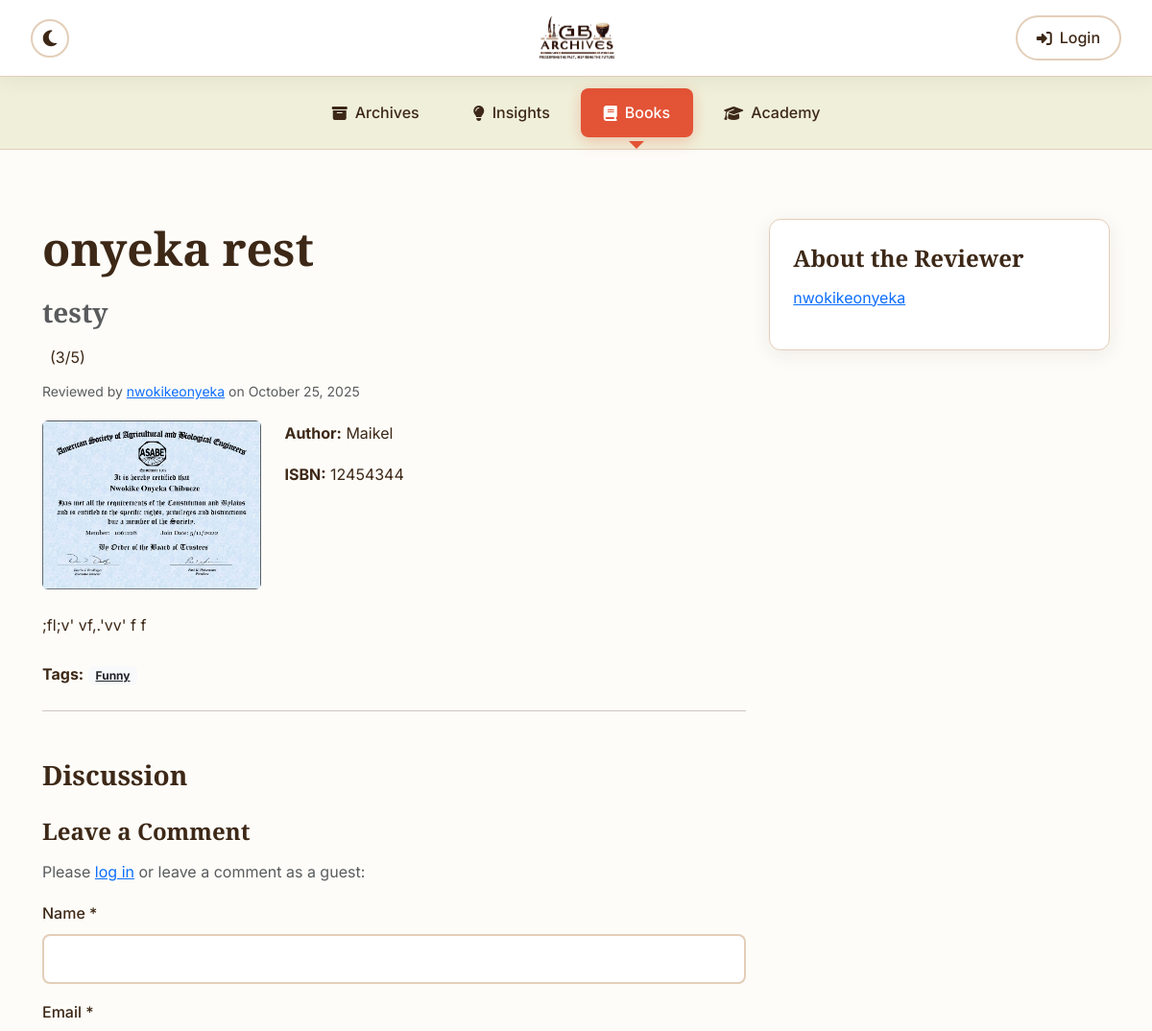
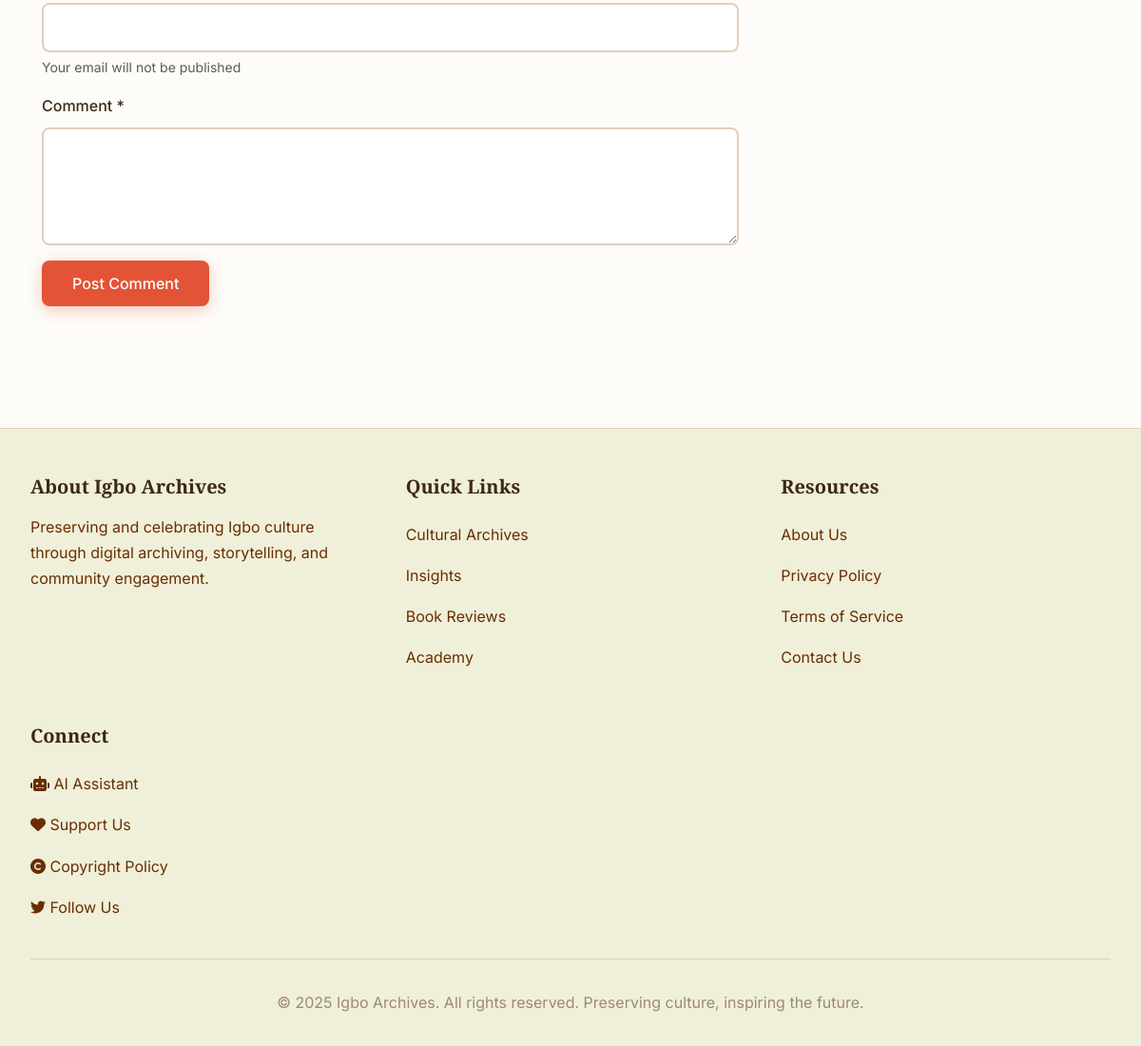
Page /books/onyeka-rest/ on the committed database (2 pictures, top to bottom).
### books/models.py (models this page shows, shortened)
class BookReview(models.Model):
    RATING_CHOICES = [(i, str(i)) for i in range(1, 6)]
    book_title = models.CharField(max_length=255)
    author = models.CharField(max_length=255)
    isbn = models.CharField(max_length=20, blank=True)
    review_title = models.CharField(max_length=255)
    slug = models.SlugField(unique=True)
    content = CKEditor5Field('Review Content', config_name='extends')
    rating = models.IntegerField(choices=RATING_CHOICES)
    cover_image = models.ImageField(upload_to='book_covers/', blank=True, null=True)
    reviewer = models.ForeignKey(User, on_delete=models.CASCADE, related_name='book_reviews')
    created_at = models.DateTimeField(auto_now_add=True)
    updated_at = models.DateTimeField(auto_now=True)
    is_published = models.BooleanField(default=False)
    tags = TaggableManager()
    class Meta:
        ordering = ['-created_at']

### users/models.py (models this page shows, shortened)
class CustomUser(AbstractUser):
    full_name = models.CharField(max_length=200, blank=True)
    bio = models.TextField(blank=True)
    profile_picture = models.ImageField(upload_to='profile_pictures/', blank=True, null=True)
    social_links = models.JSONField(default=dict, blank=True)

### books/views.py (the view)
# urls.py: path('<slug:slug>/', views.book_detail, name='detail'),
def book_detail(request, slug):
    review = get_object_or_404(BookReview, slug=slug, is_published=True)
    return render(request, 'books/detail.html', {'review': review})

### core/context_processors.py (called while the page is built)
def pwa_settings(request):
    return {
        'VAPID_PUBLIC_KEY': getattr(settings, 'VAPID_PUBLIC_KEY', ''),
    }

def monetization_settings(request):
    return {
        'ENABLE_ADSENSE': getattr(settings, 'ENABLE_ADSENSE', False),
        'GOOGLE_ADSENSE_CLIENT_ID': getattr(settings, 'GOOGLE_ADSENSE_CLIENT_ID', ''),
        'ENABLE_DONATIONS': getattr(settings, 'ENABLE_DONATIONS', False),
        'STRIPE_PUBLIC_KEY': getattr(settings, 'STRIPE_PUBLIC_KEY', ''),
    }

### books/templates/books/detail.html (shortened to what this page needs)
{% extends 'base.html' %}
{% load threadedcomments_tags %}
{% block content %}
<div class="container mt-4">
    <div class="row">
        <div class="col-lg-8">
            <article class="book-review-detail">
                <h1 class="mb-3">{{ review.review_title }}</h1>
                <h3 class="text-muted mb-3">{{ review.book_title }}</h3>
                <div class="review-meta mb-3">
                    <div class="rating mb-2">
                        <span class="ms-2">({{ review.rating }}/5)</span>
                    </div>
                    <small class="text-muted">
                        Reviewed by <a href="{% url 'users:profile' review.reviewer.username %}">{{ review.reviewer.get_full_name|default:review.reviewer.username }}</a>
                        on {{ review.created_at|date:"F d, Y" }}
                    </small>
                </div>
                <div class="row mb-4">
                    {% if review.cover_image %}
                    <div class="col-md-4">
                        <img src="{{ review.cover_image.url }}" alt="{{ review.book_title }}" class="img-fluid rounded">
                    </div>
                    <div class="col-md-8">
                    {% else %}
                    <div class="col-12">
                    {% endif %}
                        <p><strong>Author:</strong> {{ review.author }}</p>
                        {% if review.isbn %}
                        <p><strong>ISBN:</strong> {{ review.isbn }}</p>
                        {% endif %}
                    </div>
                </div>
                <div class="review-content mb-4">
                    {{ review.content|safe }}
                </div>
                <div class="review-tags mb-4">
                    <strong>Tags:</strong>
                    {% for tag in review.tags.all %}
                    <a href="{% url 'books:list' %}?tag={{ tag.name }}" class="badge bg-light text-dark">{{ tag.name }}</a>
                    {% endfor %}
                </div>
                <hr>
                <div class="comments-section mt-5">
                    <h3>Discussion</h3>
                    {% if user.is_authenticated %}
                        {% render_comment_form for review %}
                    {% else %}
                        {% include "books/partials/guest_comment_form.html" %}
                    {% endif %}
                </div>
            </article>
        </div>
        <div class="col-lg-4">
            <div class="sidebar">
                <div class="card mb-3">
                    <div class="card-body">
                        <h5 class="card-title">About the Reviewer</h5>
                        <p>
                            <a href="{% url 'users:profile' review.reviewer.username %}">
                                {{ review.reviewer.get_full_name|default:review.reviewer.username }}
                            </a>
                        </p>
                    </div>
                </div>
            </div>
        </div>
    </div>
</div>
{% endblock %}

### core/static/css/style.css (style rules this page uses)
:root { --sepia-tone: #B8A88A; --light-sepia: #CDA882; --mid-sepia: #D4B595; --soft-sepia: #DCC1A7; --pale-sepia: #E3CEB9; --cream-sepia: #EADBCB; --antique-cream: #F0F0DA; --warm-cream: #EAE8BA; --aged-parchment: #D6CE9B; --desert-sand: #C5B78D; --golden-tan: #B4A77E; --bone: #E4DDD0; --antique-white: #EFE5D7; --dun: #EED6B9; --tan: #D1AF89; --beaver: #9D896E; --bronze: #8C6433; --burnt-umber: #6A2D01; --deep-brown: #3D2817; --terracotta: #E35336; --warm-red: #C44536; --bg-primary: #FDFCF8; --bg-secondary: #F0F0DA; --bg-card: #FFFFFF; --text-primary: #3D2817; --text-secondary: #6A2D01; --text-muted: #9D896E; --border-color: #E3CEB9; --shadow: rgba(61, 40, 23, 0.08); --shadow-hover: rgba(61, 40, 23, 0.15); }
* { margin: 0; padding: 0; box-sizing: border-box; }
body { font-family: 'Inter', -apple-system, BlinkMacSystemFont, 'Segoe UI', system-ui, sans-serif; background-color: var(--bg-primary); color: var(--text-primary); transition: background-color 0.3s ease, color 0.3s ease; line-height: 1.7; font-size: 16px; }
h1, h2, h3, h4, h5, h6 { font-family: 'Playfair Display', Georgia, serif; font-weight: 600; line-height: 1.3; color: var(--text-primary); }
h1 { font-size: 3rem; margin-bottom: 1.5rem; }
h3 { font-size: 1.75rem; margin-bottom: 1rem; }
.card { background: var(--bg-card); border: 1px solid var(--border-color); border-radius: 12px; overflow: hidden; transition: all 0.4s ease; box-shadow: 0 4px 20px var(--shadow); }
.card-body { padding: 1.5rem; }
.card-title { font-size: 1.5rem; font-weight: 600; color: var(--text-primary); margin-bottom: 0.75rem; }
.text-muted { color: var(--text-muted); }

### rows in the picture
BookReview: review_title "onyeka rest", book_title "testy", rating "3", reviewer.get_full_name "nwokikeonyeka", created_at "October 25, 2025", cover_image (picture), author "Maikel", isbn "12454344", content ";fl;v' vf,.'vv' f f"
Tag: name "Funny"
